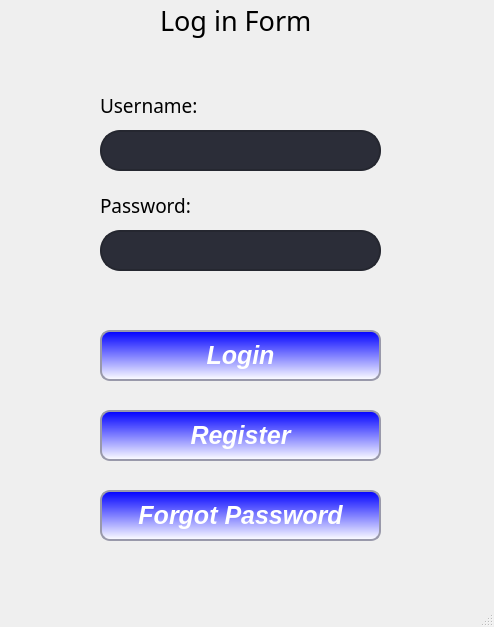
<?xml version="1.0" encoding="UTF-8"?>
<ui version="4.0">
 <class>window_login</class>
 <widget class="QMainWindow" name="window_login">
  <property name="geometry">
   <rect>
    <x>0</x>
    <y>0</y>
    <width>494</width>
    <height>627</height>
   </rect>
  </property>
  <property name="windowTitle">
   <string>Login</string>
  </property>
  <property name="styleSheet">
   <string notr="true"/>
  </property>
  <widget class="QWidget" name="centralwidget">
   <widget class="QPushButton" name="btn_login">
    <property name="geometry">
     <rect>
      <x>100</x>
      <y>330</y>
      <width>281</width>
      <height>51</height>
     </rect>
    </property>
    <property name="font">
     <font>
      <family>MS Sans Serif</family>
      <pointsize>19</pointsize>
      <weight>75</weight>
      <italic>true</italic>
      <bold>true</bold>
     </font>
    </property>
    <property name="styleSheet">
     <string notr="true">QPushButton {
	border-style: solid;
	border-width: 2px;
	border-color: #9999aa;
	border-radius: 10px;
	color: white;
}

QPushButton:enabled {
	background-color: qlineargradient(spread:pad, x1:0.5, y1:0, x2:0.5, y2:1, stop:0 rgba(0, 0, 255, 255), stop:1 rgba(255, 255, 255, 255));;
	color: white;
}

QPushButton:pressed {
	background-color: #0d2f72;
	color: #fffffe;
}

QPushButton:hover:!pressed {
	background-color: E1F4FF;
	color: 0c2f70;
}

QPushButton:disabled {
	background-color: #aaaaaa;
	color: #ffffff;
}</string>
    </property>
    <property name="text">
     <string>Login</string>
    </property>
   </widget>
   <widget class="QPushButton" name="btn_register">
    <property name="geometry">
     <rect>
      <x>100</x>
      <y>410</y>
      <width>281</width>
      <height>51</height>
     </rect>
    </property>
    <property name="font">
     <font>
      <family>MS Sans Serif</family>
      <pointsize>19</pointsize>
      <weight>75</weight>
      <italic>true</italic>
      <bold>true</bold>
     </font>
    </property>
    <property name="styleSheet">
     <string notr="true">QPushButton {
	border-style: solid;
	border-width: 2px;
	border-color: #9999aa;
	border-radius: 10px;
	color: white;
}

QPushButton:enabled {
	background-color: qlineargradient(spread:pad, x1:0.5, y1:0, x2:0.5, y2:1, stop:0 rgba(0, 0, 255, 255), stop:1 rgba(255, 255, 255, 255));;
	color: white;
}

QPushButton:pressed {
	background-color: #0d2f72;
	color: #fffffe;
}

QPushButton:hover:!pressed {
	background-color: E1F4FF;
	color: 0c2f70;
}

QPushButton:disabled {
	background-color: #aaaaaa;
	color: #ffffff;
}</string>
    </property>
    <property name="text">
     <string>Register</string>
    </property>
   </widget>
   <widget class="QPushButton" name="btn_forgot_password">
    <property name="geometry">
     <rect>
      <x>100</x>
      <y>490</y>
      <width>281</width>
      <height>51</height>
     </rect>
    </property>
    <property name="font">
     <font>
      <family>MS Sans Serif</family>
      <pointsize>19</pointsize>
      <weight>75</weight>
      <italic>true</italic>
      <bold>true</bold>
     </font>
    </property>
    <property name="styleSheet">
     <string notr="true">QPushButton {
	border-style: solid;
	border-width: 2px;
	border-color: #9999aa;
	border-radius: 10px;
	color: white;
}

QPushButton:enabled {
	background-color: qlineargradient(spread:pad, x1:0.5, y1:0, x2:0.5, y2:1, stop:0 rgba(0, 0, 255, 255), stop:1 rgba(255, 255, 255, 255));;
	color: white;
}

QPushButton:pressed {
	background-color: #0d2f72;
	color: #fffffe;
}

QPushButton:hover:!pressed {
	background-color: E1F4FF;
	color: 0c2f70;
}

QPushButton:disabled {
	background-color: #aaaaaa;
	color: #ffffff;
}</string>
    </property>
    <property name="text">
     <string>Forgot Password</string>
    </property>
   </widget>
   <widget class="QTextEdit" name="txt_username">
    <property name="geometry">
     <rect>
      <x>100</x>
      <y>130</y>
      <width>281</width>
      <height>41</height>
     </rect>
    </property>
    <property name="font">
     <font>
      <family>MS Sans Serif</family>
      <pointsize>12</pointsize>
     </font>
    </property>
    <property name="styleSheet">
     <string notr="true">QTextEdit{
	border: 2px solid rgb(37, 39, 48);
	border-radius: 20px;
	color:#FFF;
	padding-left: 20px;
 	padding-right: 20px;
	background-color: rgb(43, 45, 56);
}

QTextEdit:hover {
	border: 2px solid rgb(48, 50, 62);
}

QTextEdit:focus {
	border: 2px solid rgb(85, 170, 255);
	background-color: rgb(43, 45, 56);
}</string>
    </property>
    <property name="html">
     <string>&lt;!DOCTYPE HTML PUBLIC &quot;-//W3C//DTD HTML 4.0//EN&quot; &quot;http://www.w3.org/TR/REC-html40/strict.dtd&quot;&gt;
&lt;html&gt;&lt;head&gt;&lt;meta name=&quot;qrichtext&quot; content=&quot;1&quot; /&gt;&lt;style type=&quot;text/css&quot;&gt;
p, li { white-space: pre-wrap; }
&lt;/style&gt;&lt;/head&gt;&lt;body style=&quot; font-family:'MS Sans Serif'; font-size:12pt; font-weight:400; font-style:normal;&quot;&gt;
&lt;p style=&quot;-qt-paragraph-type:empty; margin-top:0px; margin-bottom:0px; margin-left:0px; margin-right:0px; -qt-block-indent:0; text-indent:0px; font-family:'MS Shell Dlg 2'; font-size:8.25pt;&quot;&gt;&lt;br /&gt;&lt;/p&gt;&lt;/body&gt;&lt;/html&gt;</string>
    </property>
   </widget>
   <widget class="QTextEdit" name="txt_password">
    <property name="geometry">
     <rect>
      <x>100</x>
      <y>230</y>
      <width>281</width>
      <height>41</height>
     </rect>
    </property>
    <property name="font">
     <font>
      <family>MS Sans Serif</family>
      <pointsize>12</pointsize>
     </font>
    </property>
    <property name="styleSheet">
     <string notr="true">QTextEdit{
	border: 2px solid rgb(37, 39, 48);
	border-radius: 20px;
	color:#FFF;
	padding-left: 20px;
 	padding-right: 20px;
	background-color: rgb(43, 45, 56);
}

QTextEdit:hover {
	border: 2px solid rgb(48, 50, 62);
}

QTextEdit:focus {
	border: 2px solid rgb(85, 170, 255);
	background-color: rgb(43, 45, 56);
}</string>
    </property>
    <property name="html">
     <string>&lt;!DOCTYPE HTML PUBLIC &quot;-//W3C//DTD HTML 4.0//EN&quot; &quot;http://www.w3.org/TR/REC-html40/strict.dtd&quot;&gt;
&lt;html&gt;&lt;head&gt;&lt;meta name=&quot;qrichtext&quot; content=&quot;1&quot; /&gt;&lt;style type=&quot;text/css&quot;&gt;
p, li { white-space: pre-wrap; }
&lt;/style&gt;&lt;/head&gt;&lt;body style=&quot; font-family:'MS Sans Serif'; font-size:12pt; font-weight:400; font-style:normal;&quot;&gt;
&lt;p style=&quot;-qt-paragraph-type:empty; margin-top:0px; margin-bottom:0px; margin-left:0px; margin-right:0px; -qt-block-indent:0; text-indent:0px; font-family:'MS Shell Dlg 2'; font-size:8.25pt;&quot;&gt;&lt;br /&gt;&lt;/p&gt;&lt;/body&gt;&lt;/html&gt;</string>
    </property>
   </widget>
   <widget class="QLabel" name="label">
    <property name="geometry">
     <rect>
      <x>100</x>
      <y>90</y>
      <width>101</width>
      <height>31</height>
     </rect>
    </property>
    <property name="font">
     <font>
      <family>MS Reference Sans Serif</family>
      <pointsize>14</pointsize>
      <weight>50</weight>
      <bold>false</bold>
     </font>
    </property>
    <property name="text">
     <string>Username:</string>
    </property>
   </widget>
   <widget class="QLabel" name="lbl_wrong_input">
    <property name="geometry">
     <rect>
      <x>90</x>
      <y>280</y>
      <width>381</width>
      <height>31</height>
     </rect>
    </property>
    <property name="font">
     <font>
      <pointsize>10</pointsize>
     </font>
    </property>
    <property name="text">
     <string/>
    </property>
   </widget>
   <widget class="QLabel" name="label_3">
    <property name="geometry">
     <rect>
      <x>160</x>
      <y>0</y>
      <width>171</width>
      <height>41</height>
     </rect>
    </property>
    <property name="font">
     <font>
      <family>MS Reference Sans Serif</family>
      <pointsize>20</pointsize>
      <weight>50</weight>
      <bold>false</bold>
     </font>
    </property>
    <property name="text">
     <string>Log in Form</string>
    </property>
   </widget>
   <widget class="QLabel" name="label_4">
    <property name="geometry">
     <rect>
      <x>100</x>
      <y>190</y>
      <width>101</width>
      <height>31</height>
     </rect>
    </property>
    <property name="font">
     <font>
      <family>MS Reference Sans Serif</family>
      <pointsize>14</pointsize>
      <weight>50</weight>
      <bold>false</bold>
     </font>
    </property>
    <property name="text">
     <string>Password:</string>
    </property>
   </widget>
  </widget>
  <widget class="QMenuBar" name="menubar">
   <property name="geometry">
    <rect>
     <x>0</x>
     <y>0</y>
     <width>494</width>
     <height>21</height>
    </rect>
   </property>
  </widget>
  <widget class="QStatusBar" name="statusbar"/>
 </widget>
 <resources/>
 <connections/>
</ui>
